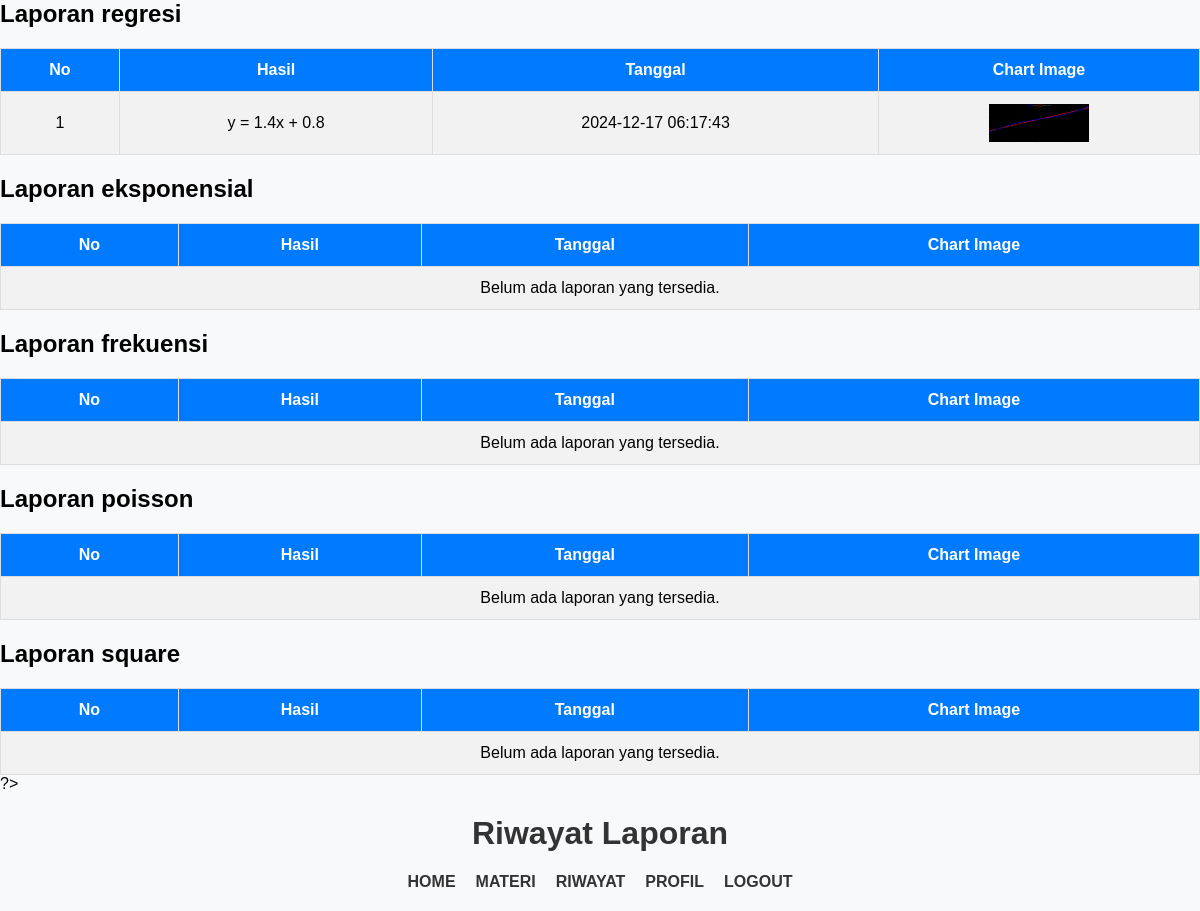
Before: /riwayat.php (signed in) with the older database file.
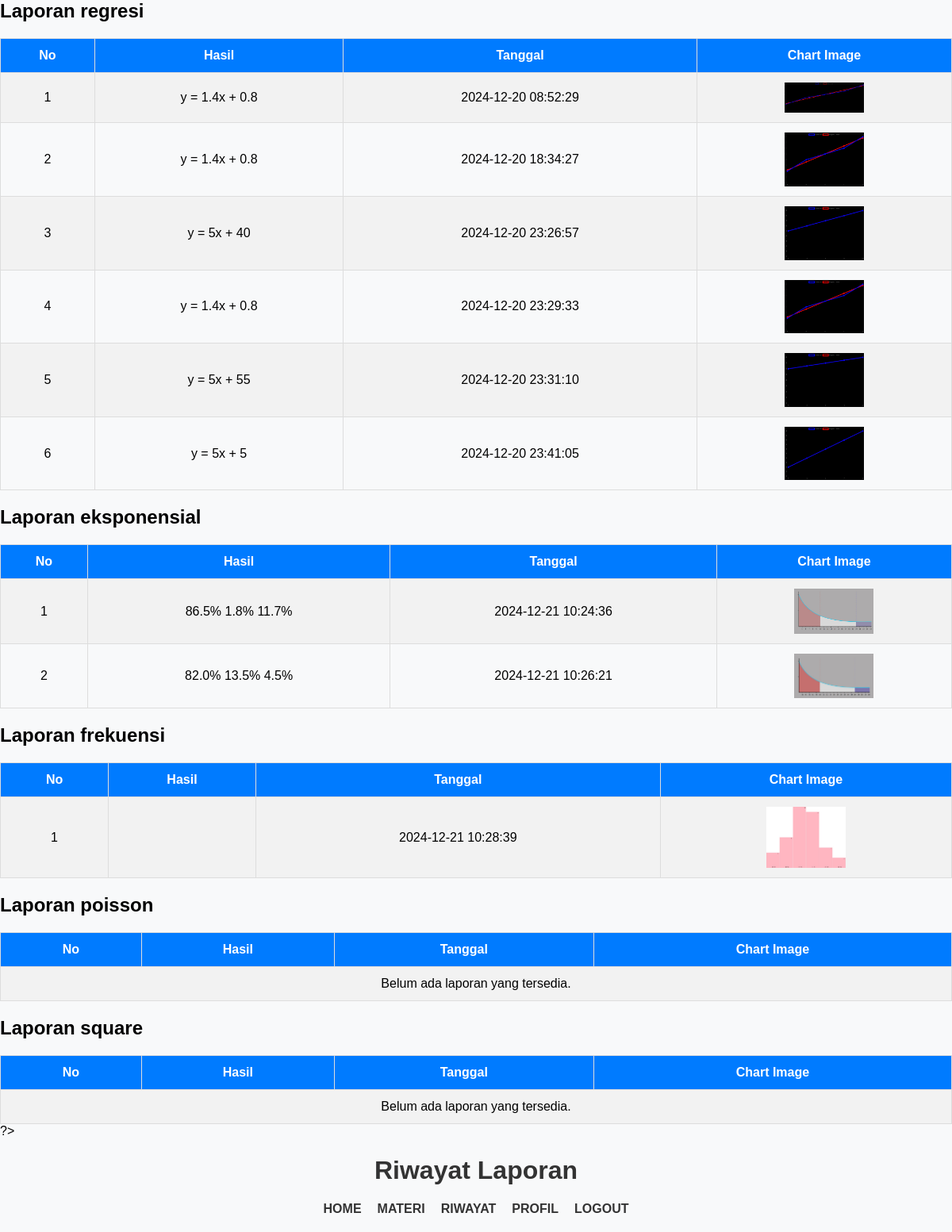
After: the same page with the newer database file.
### tables this page shows
CREATE TABLE `laporan_regresi` (
  `id_laporan` varchar(10) NOT NULL,
  `username` varchar(25) NOT NULL,
  `hasil` varchar(255) NOT NULL,
  `tanggal` datetime NOT NULL DEFAULT CURRENT_TIMESTAMP,
  `chart_image` varchar(255) DEFAULT NULL
);

CREATE TABLE `laporan_eksponensial` (
  `id_laporan` varchar(5) NOT NULL,
  `username` varchar(25) NOT NULL,
  `hasil` varchar(255) NOT NULL,
  `tanggal` datetime NOT NULL DEFAULT CURRENT_TIMESTAMP,
  `chart_image` varchar(255) DEFAULT NULL
);

CREATE TABLE `laporan_frekuensi` (
  `id_laporan` varchar(5) NOT NULL,
  `username` varchar(25) NOT NULL,
  `hasil` varchar(255) NOT NULL,
  `tanggal` datetime NOT NULL DEFAULT CURRENT_TIMESTAMP,
  `chart_image` varchar(255) DEFAULT NULL
);

### riwayat.php (the view, shortened to what this page needs)
<?php
include('connect.php');
$username = $_SESSION['username'];
$tables = ['laporan_regresi', 'laporan_eksponensial', 'laporan_frekuensi', 'laporan_poisson', 'laporan_square'];
$data = [];
foreach ($tables as $table) {
    $query = "SELECT hasil, tanggal, chart_image FROM $table WHERE username = ?";
    $stmt = $connect->prepare($query);
    $stmt->bind_param("s", $username);
    $stmt->execute();
    $result = $stmt->get_result();
    if ($result->num_rows > 0) {
        while ($row = $result->fetch_assoc()) {
            $data[$table][] = $row;
        }
    } else {
        $data[$table] = [];
    }
}
foreach ($data as $table => $rows) {
    echo "<h2>" . ucfirst(str_replace('_', ' ', $table)) . "</h2>";
    echo "<table>";
    echo "<tr><th>No</th><th>Hasil</th><th>Tanggal</th><th>Chart Image</th></tr>";
    $no = 1;
    if (!empty($rows)) {
        foreach ($rows as $row) {
            echo "<tr>";
            echo "<td>" . $no++ . "</td>";
            echo "<td>" . htmlspecialchars($row['hasil']) . "</td>";
            echo "<td>" . htmlspecialchars($row['tanggal']) . "</td>";
            echo "<td><img src='" . htmlspecialchars($row['chart_image']) . "' alt='Chart Image' class='chart-image' data-full='" . htmlspecialchars($row['chart_image']) . "' onclick='openModal(this)'></td>";
            echo "</tr>";
        }
    } else {
        echo "<tr><td colspan='4'>Belum ada laporan yang tersedia.</td></tr>";
    }
    echo "</table>";
}
?>
?>
<!DOCTYPE html>
<html lang="en">
<head>
</head>
<body>
    <div class="header">
        <h1>Riwayat Laporan</h1>
        <div class="nav">
            <a href="home1.php">HOME</a>
            <div class="dropdown">
                <a class="dropbtn">MATERI</a>
            </div>
            <a href="riwayat.php">RIWAYAT</a>
            <?php if (isset($_SESSION['username'])): ?>
                <a href="profil.php">PROFIL</a>
                <a href="logout.php">LOGOUT</a>
            <?php else: ?>
                <a href="login.php">LOGIN</a>
            <?php endif; ?>
        </div>
    </div>
</body>
</html>

### riwayat.php (style rules this page uses)
body { font-family: Arial, sans-serif; margin: 0; padding: 0; background-color: #f8f9fa; }
h1 { text-align: center; color: #333; }
table { width: 100%; border-collapse: collapse; margin-top: 20px; }
table, th, td { border: 1px solid #ddd; }
th, td { padding: 12px; text-align: center; }
th { background-color: #007bff; color: white; }
tr:nth-child(even) { background-color: #f2f2f2; }
img { max-width: 100px; height: auto; }
.nav { display: flex; justify-content: center; gap: 20px; margin: 20px 0; }
.nav a { color: #333; text-decoration: none; font-weight: bold; }
.dropdown { position: relative; display: inline-block; }

Changed rows visible on the page:
changed laporan_regresi (number 1 of 6 on the later page): tanggal "2024-12-17 06:17:43" → "2024-12-20 08:52:29"
added laporan_regresi: hasil "y = 1.4x + 0.8", tanggal "2024-12-20 18:34:27", chart_image (picture)
added laporan_regresi: hasil "y = 5x + 40", tanggal "2024-12-20 23:26:57", chart_image (picture)
added laporan_regresi: hasil "y = 1.4x + 0.8", tanggal "2024-12-20 23:29:33", chart_image (picture)
added laporan_regresi: hasil "y = 5x + 55", tanggal "2024-12-20 23:31:10", chart_image (picture)
added laporan_regresi: hasil "y = 5x + 5", tanggal "2024-12-20 23:41:05", chart_image (picture)
added laporan_eksponensial: hasil "86.5% 1.8% 11.7%", tanggal "2024-12-21 10:24:36", chart_image (picture)
added laporan_eksponensial: hasil "82.0% 13.5% 4.5%", tanggal "2024-12-21 10:26:21", chart_image (picture)
added laporan_frekuensi: tanggal "2024-12-21 10:28:39", chart_image (picture)
Other visible differences:
list line gone: "Belum ada laporan yang tersedia."
